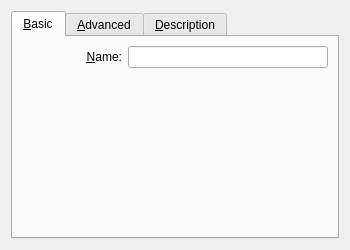
<ui version="4.0" >
 <comment>
 VBox frontends: Qt4 GUI ("VirtualBox"):

     Copyright (C) 2008 Oracle Corporation

     This file is part of VirtualBox Open Source Edition (OSE), as
     available from http://www.virtualbox.org. This file is free software;
     you can redistribute it and/or modify it under the terms of the GNU
     General Public License (GPL) as published by the Free Software
     Foundation, in version 2 as it comes in the "COPYING" file of the
     VirtualBox OSE distribution. VirtualBox OSE is distributed in the
     hope that it will be useful, but WITHOUT ANY WARRANTY of any kind.
 </comment>
 <class>VBoxVMSettingsGeneral</class>
 <widget class="QWidget" name="VBoxVMSettingsGeneral" >
  <property name="geometry" >
   <rect>
    <x>0</x>
    <y>0</y>
    <width>350</width>
    <height>250</height>
   </rect>
  </property>
  <layout class="QHBoxLayout" name="mLtMain" >
   <item>
    <widget class="QITabWidget" name="mTwGeneral" >
     <property name="currentIndex" >
      <number>0</number>
     </property>
     <widget class="QWidget" name="mTabBasic" >
      <attribute name="title" >
       <string>&amp;Basic</string>
      </attribute>
      <layout class="QVBoxLayout" name="mLtBasic" >
       <property name="spacing" >
        <number>0</number>
       </property>
       <item>
        <widget class="VBoxOSTypeSelectorWidget" native="1" name="mOSTypeSelector" >
         <layout class="QGridLayout" name="mLtOSTypeSelector" >
          <property name="margin" >
           <number>0</number>
          </property>
          <item row="0" column="0" >
           <widget class="QLabel" name="mLbName" >
            <property name="text" >
             <string>&amp;Name:</string>
            </property>
            <property name="alignment" >
             <set>Qt::AlignRight|Qt::AlignTrailing|Qt::AlignVCenter</set>
            </property>
            <property name="buddy" >
             <cstring>mLeName</cstring>
            </property>
           </widget>
          </item>
          <item row="0" column="1" colspan="2" >
           <widget class="QLineEdit" name="mLeName" >
            <property name="whatsThis" >
             <string>Displays the name of the virtual machine.</string>
            </property>
           </widget>
          </item>
         </layout>
        </widget>
       </item>
       <item>
        <spacer name="mSpVer1" >
         <property name="orientation" >
          <enum>Qt::Vertical</enum>
         </property>
         <property name="sizeHint" stdset="0" >
          <size>
           <width>0</width>
           <height>0</height>
          </size>
         </property>
        </spacer>
       </item>
      </layout>
     </widget>
     <widget class="QWidget" name="mTabAdvanced" >
      <attribute name="title" >
       <string>&amp;Advanced</string>
      </attribute>
      <layout class="QVBoxLayout" name="mLtAdvanced" >
       <property name="spacing" >
        <number>0</number>
       </property>
       <item>
        <widget class="QWidget" native="1" name="mWtAdvanced" >
         <layout class="QGridLayout" name="mLtAdvancedItems" >
          <property name="margin" >
           <number>0</number>
          </property>
          <item row="0" column="0" >
           <widget class="QLabel" name="mLbSnapshot" >
            <property name="text" >
             <string>S&amp;napshot Folder:</string>
            </property>
            <property name="alignment" >
             <set>Qt::AlignRight|Qt::AlignTrailing|Qt::AlignVCenter</set>
            </property>
            <property name="buddy" >
             <cstring>mPsSnapshot</cstring>
            </property>
           </widget>
          </item>
          <item row="0" column="1" colspan="2" >
           <widget class="VBoxFilePathSelectorWidget" name="mPsSnapshot" >
            <property name="sizePolicy" >
             <sizepolicy vsizetype="Fixed" hsizetype="MinimumExpanding" >
              <horstretch>0</horstretch>
              <verstretch>0</verstretch>
             </sizepolicy>
            </property>
           </widget>
          </item>
          <item row="1" column="0" >
           <widget class="QLabel" name="mLbClipboard" >
            <property name="text" >
             <string>&amp;Shared Clipboard:</string>
            </property>
            <property name="alignment" >
             <set>Qt::AlignRight|Qt::AlignTrailing|Qt::AlignVCenter</set>
            </property>
            <property name="buddy" >
             <cstring>mCbClipboard</cstring>
            </property>
           </widget>
          </item>
          <item row="1" column="1" >
           <widget class="QComboBox" name="mCbClipboard" >
            <property name="sizePolicy" >
             <sizepolicy vsizetype="Fixed" hsizetype="Fixed" >
              <horstretch>0</horstretch>
              <verstretch>0</verstretch>
             </sizepolicy>
            </property>
            <property name="whatsThis" >
             <string>Selects which clipboard data will be copied between the guest and the host OS. This feature requires Guest Additions to be installed in the guest OS.</string>
            </property>
           </widget>
          </item>
          <item row="1" column="2" >
           <spacer name="mSpHor1" >
            <property name="orientation" >
             <enum>Qt::Horizontal</enum>
            </property>
            <property name="sizeHint" stdset="0" >
             <size>
              <width>0</width>
              <height>0</height>
             </size>
            </property>
           </spacer>
          </item>
          <item row="2" column="0" >
           <widget class="QLabel" name="mLbMedia" >
            <property name="text" >
             <string>Removable Media:</string>
            </property>
            <property name="alignment" >
             <set>Qt::AlignRight|Qt::AlignTrailing|Qt::AlignVCenter</set>
            </property>
           </widget>
          </item>
          <item row="2" column="1" >
           <widget class="QCheckBox" name="mCbSaveMounted" >
            <property name="sizePolicy" >
             <sizepolicy vsizetype="Fixed" hsizetype="MinimumExpanding" >
              <horstretch>0</horstretch>
              <verstretch>0</verstretch>
             </sizepolicy>
            </property>
            <property name="whatsThis" >
             <string>If checked, any change to mounted CD/DVD or Floppy media performed during machine execution will be saved in the settings file in order to preserve the configuration of mounted media between runs.</string>
            </property>
            <property name="text" >
             <string>&amp;Remember Runtime Changes</string>
            </property>
            <property name="checked" >
             <bool>true</bool>
            </property>
           </widget>
          </item>
          <item row="3" column="0" >
           <widget class="QLabel" name="mLbToolBar" >
            <property name="text" >
             <string>Mini ToolBar:</string>
            </property>
            <property name="alignment" >
             <set>Qt::AlignRight|Qt::AlignTrailing|Qt::AlignVCenter</set>
            </property>
           </widget>
          </item>
          <item row="3" column="1" >
           <widget class="QCheckBox" name="mCbShowToolBar" >
            <property name="sizePolicy" >
             <sizepolicy vsizetype="Fixed" hsizetype="MinimumExpanding" >
              <horstretch>0</horstretch>
              <verstretch>0</verstretch>
             </sizepolicy>
            </property>
            <property name="whatsThis" >
             <string>If checked, show the Mini ToolBar in Fullscreen and Seamless modes.</string>
            </property>
            <property name="text" >
             <string>Show In &amp;Fullscreen/Seamless</string>
            </property>
            <property name="checked" >
             <bool>true</bool>
            </property>
           </widget>
          </item>
          <item row="4" column="1" >
           <widget class="QCheckBox" name="mCbToolBarAlignment" >
            <property name="sizePolicy" >
             <sizepolicy vsizetype="Fixed" hsizetype="MinimumExpanding" >
              <horstretch>0</horstretch>
              <verstretch>0</verstretch>
             </sizepolicy>
            </property>
            <property name="whatsThis" >
             <string>If checked, show the Mini ToolBar at the top of the screen, rather than in its default position at the bottom of the screen.</string>
            </property>
            <property name="text" >
             <string>Show At &amp;Top Of Screen</string>
            </property>
            <property name="checked" >
             <bool>false</bool>
            </property>
           </widget>
          </item>
         </layout>
        </widget>
       </item>
       <item>
        <spacer name="mSpVer2" >
         <property name="orientation" >
          <enum>Qt::Vertical</enum>
         </property>
         <property name="sizeHint" stdset="0" >
          <size>
           <width>0</width>
           <height>0</height>
          </size>
         </property>
        </spacer>
       </item>
      </layout>
     </widget>
     <widget class="QWidget" name="mTabDescription" >
      <attribute name="title" >
       <string>&amp;Description</string>
      </attribute>
      <layout class="QVBoxLayout" name="mLtDescription" >
       <property name="spacing" >
        <number>0</number>
       </property>
       <item>
        <widget class="QTextEdit" name="mTeDescription" >
         <property name="whatsThis" >
          <string>Displays the description of the virtual machine. The description field is useful for commenting on configuration details of the installed guest OS.</string>
         </property>
         <property name="acceptRichText" >
          <bool>false</bool>
         </property>
        </widget>
       </item>
      </layout>
     </widget>
    </widget>
   </item>
  </layout>
 </widget>
 <customwidgets>
  <customwidget>
   <class>VBoxOSTypeSelectorWidget</class>
   <extends>QWidget</extends>
   <header>VBoxOSTypeSelectorWidget.h</header>
  </customwidget>
  <customwidget>
   <class>VBoxFilePathSelectorWidget</class>
   <extends>QComboBox</extends>
   <header>VBoxFilePathSelectorWidget.h</header>
   <container>1</container>
  </customwidget>
  <customwidget>
   <class>QITabWidget</class>
   <extends>QTabWidget</extends>
   <header>QITabWidget.h</header>
  </customwidget>
 </customwidgets>
 <resources/>
 <connections>
  <connection>
   <sender>mCbShowToolBar</sender>
   <signal>toggled(bool)</signal>
   <receiver>mCbToolBarAlignment</receiver>
   <slot>setEnabled(bool)</slot>
   <hints>
    <hint type="sourcelabel">
     <x>195</x>
     <y>50</y>
    </hint>
    <hint type="destinationlabel">
     <x>196</x>
     <y>72</y>
    </hint>
   </hints>
  </connection>
 </connections>
</ui>
